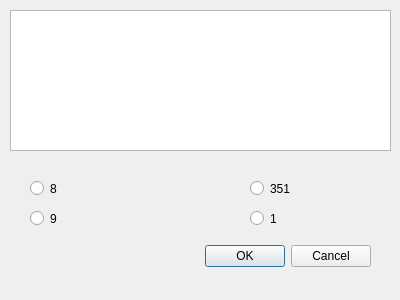
<?xml version="1.0" encoding="UTF-8"?>
<ui version="4.0">
 <class>RiddleDialog</class>
 <widget class="QDialog" name="RiddleDialog">
  <property name="geometry">
   <rect>
    <x>0</x>
    <y>0</y>
    <width>400</width>
    <height>300</height>
   </rect>
  </property>
  <property name="windowTitle">
   <string>Dialog</string>
  </property>
  <widget class="QDialogButtonBox" name="buttonBox">
   <property name="geometry">
    <rect>
     <x>30</x>
     <y>240</y>
     <width>341</width>
     <height>32</height>
    </rect>
   </property>
   <property name="orientation">
    <enum>Qt::Horizontal</enum>
   </property>
   <property name="standardButtons">
    <set>QDialogButtonBox::Cancel|QDialogButtonBox::Ok</set>
   </property>
  </widget>
  <widget class="QTextEdit" name="riddleTextEdit">
   <property name="geometry">
    <rect>
     <x>10</x>
     <y>10</y>
     <width>381</width>
     <height>141</height>
    </rect>
   </property>
  </widget>
  <widget class="QRadioButton" name="radioButton_1">
   <property name="geometry">
    <rect>
     <x>30</x>
     <y>180</y>
     <width>82</width>
     <height>17</height>
    </rect>
   </property>
   <property name="text">
    <string>8</string>
   </property>
  </widget>
  <widget class="QRadioButton" name="radioButton_2">
   <property name="geometry">
    <rect>
     <x>250</x>
     <y>180</y>
     <width>82</width>
     <height>17</height>
    </rect>
   </property>
   <property name="text">
    <string>351</string>
   </property>
  </widget>
  <widget class="QRadioButton" name="radioButton_3">
   <property name="geometry">
    <rect>
     <x>30</x>
     <y>210</y>
     <width>82</width>
     <height>17</height>
    </rect>
   </property>
   <property name="text">
    <string>9</string>
   </property>
  </widget>
  <widget class="QRadioButton" name="radioButton_4">
   <property name="geometry">
    <rect>
     <x>250</x>
     <y>210</y>
     <width>82</width>
     <height>17</height>
    </rect>
   </property>
   <property name="text">
    <string>1</string>
   </property>
  </widget>
 </widget>
 <resources/>
 <connections>
  <connection>
   <sender>buttonBox</sender>
   <signal>accepted()</signal>
   <receiver>RiddleDialog</receiver>
   <slot>accept()</slot>
   <hints>
    <hint type="sourcelabel">
     <x>248</x>
     <y>254</y>
    </hint>
    <hint type="destinationlabel">
     <x>157</x>
     <y>274</y>
    </hint>
   </hints>
  </connection>
  <connection>
   <sender>buttonBox</sender>
   <signal>rejected()</signal>
   <receiver>RiddleDialog</receiver>
   <slot>reject()</slot>
   <hints>
    <hint type="sourcelabel">
     <x>316</x>
     <y>260</y>
    </hint>
    <hint type="destinationlabel">
     <x>286</x>
     <y>274</y>
    </hint>
   </hints>
  </connection>
 </connections>
</ui>
